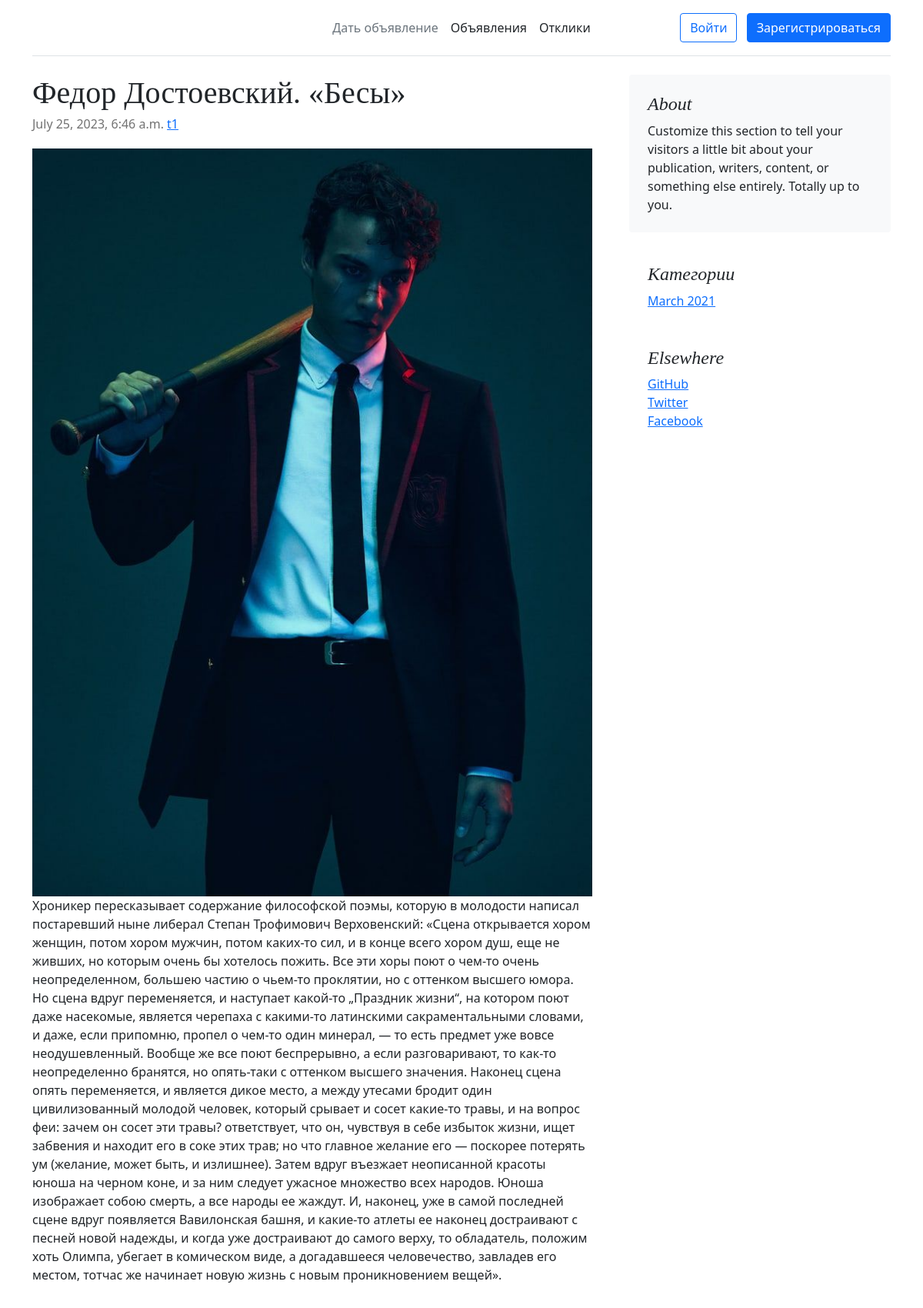
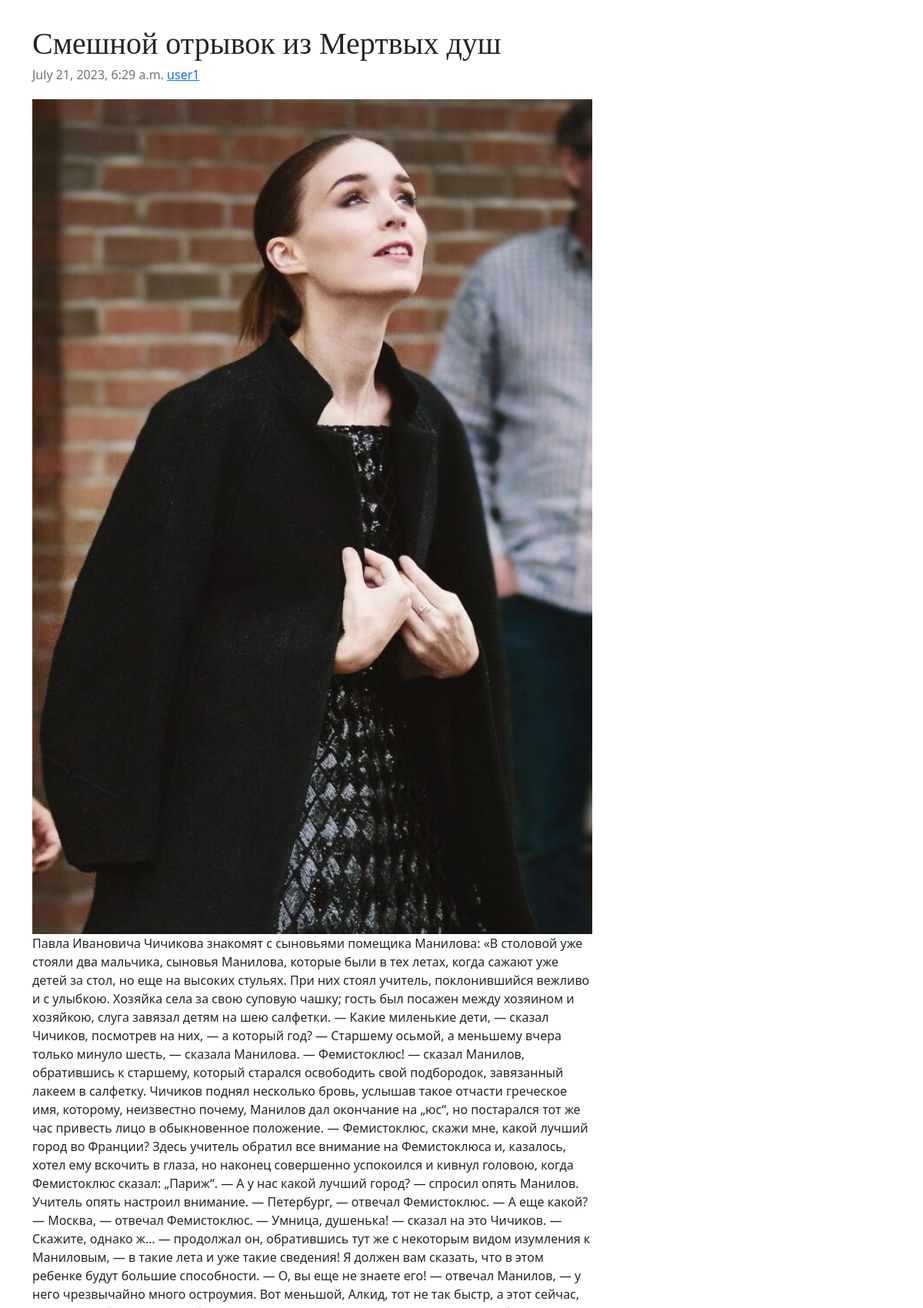
The app's page /advertisement/ (upper part) with its own data (2 pictures, top to bottom).
### advertisement/models.py (models this page shows, shortened)
class Advertisement(models.Model):
    TANKI = 'TANKI'
    HILY = 'HILY'
    DD = 'DD'
    TORGOVCI = 'TORGOVCI'
    GILDMASTERI = 'GILDMASTERI'
    KVESTGIVERI = 'KVESTGIVERI'
    KUZNECI = 'KUZNECI'
    KOZHEVNIKI = 'KOZHEVNIKI'
    ZELEVARI = 'ZELEVARI'
    MASTERA_ZAKLINANIY = 'MASTERA_ZAKLINANIY'
    CATEGORY = [
        (TANKI, 'Танки'),
        (HILY, 'Хилы'),
        (DD, 'ДД'),
        (TORGOVCI, 'Торговцы'),
        (GILDMASTERI, 'Гилдмастеры'),
        (KVESTGIVERI, 'Квестгиверы'),
        (KUZNECI, 'Кузнецы'),
        (KOZHEVNIKI, 'Кожевники'),
        (ZELEVARI, 'Зельевары'),
        (MASTERA_ZAKLINANIY, 'Мастера заклинаний'),
        ]
    author = models.ForeignKey(User, on_delete=models.PROTECT)
    title = models.CharField(max_length=255)
    text = models.TextField()
    image = models.ImageField(upload_to='img', null=True, blank=True)
    video = models.FileField(upload_to='video', null=True, blank=True)
    files = models.FileField(upload_to='files', null=True, blank=True)
    created = models.DateTimeField(auto_now_add=True)
    category = models.CharField(choices=CATEGORY, max_length=25)

### advertisement/views.py (the view)
# urls.py: path('', AdvertisementView.as_view(), name='main'),
class AdvertisementView(ListView):
    model = Advertisement
    template_name = 'advertisements.html'
    paginate_by = 10
    def get_queryset(self):
        return Advertisement.objects.order_by('-created').select_related('author')

### templates/advertisements.html (shortened to what this page needs)
{% extends 'base.html' %}
{% block content %}
  {% for adv in object_list %}
    <article class="blog-post">
      <h2 class="blog-post-title"><a class="text-decoration-none text-reset" href="{% url 'advertisement' adv.id %}">{{adv.title}}</a></h2>
      <p class="blog-post-meta">{{adv.created}} <a href="#">{{adv.author}}</a></p>
      {% if adv.image %}
        <p><img src="{{adv.image.url}}" style="width: 100%; float: left; margin-right: 10px;"></p>
      {% else %}
        <p></p>
      {% endif %}
      <p>{{adv.text}}</p>
    </article>
  {% empty %}
    <h3>Объявлений нет!</h3>
  {% endfor %}
{% endblock content %}

### templates/base.html (shortened to what this page needs)
<!doctype html>
<html lang="en">
  <head>
    <link href="https://cdn.jsdelivr.net/npm/bootstrap@5.0.2/dist/css/bootstrap.min.css" rel="stylesheet">
    <link href="/static/style.css" rel="stylesheet">
  </head>
<body>
    <div class="container">
        <header class="d-flex flex-wrap align-items-center justify-content-center justify-content-md-between py-3 mb-4 border-bottom">
          <a href="/" class="d-flex align-items-center col-md-3 mb-2 mb-md-0 text-dark text-decoration-none">
            <svg class="bi me-2" width="40" height="32" role="img" aria-label="Bootstrap"><use xlink:href="#bootstrap"/></svg>
          </a>
          <ul class="nav col-12 col-md-auto mb-2 justify-content-center mb-md-0">
            <li><a href="{% url 'adv_create' %}" class="nav-link px-2 link-secondary">Дать объявление</a></li>
            <li><a href="{% url 'main' %}" class="nav-link px-2 link-dark">Объявления</a></li>
            <li><a href="{% url 'all_comments' %}" class="nav-link px-2 link-dark">Отклики</a></li>
          </ul>
          <div class="col-md-3 text-end">
            {% if user.is_authenticated %}
            <a class="btn btn-outline-primary me-2" href="{% url 'account_logout' %}" role="button">Выйти</a>
            {% else %}
            <a class="btn btn-outline-primary me-2" href="{% url 'account_login' %}" role="button">Войти</a>
            <a class="btn btn-primary" href="{% url 'account_signup' %}" role="button">Зарегистрироваться</a>
            {% endif %}
          </div>
        </header>
      </div>
<main class="container">
<div class="row g-5">
    <div class="col-md-8">{% block content%}{% endblock content%}
    </div>
    <div class="col-md-4">
      <div class="position-sticky" style="top: 2rem;">
        <div class="p-4 mb-3 bg-light rounded">
          <h4 class="fst-italic">About</h4>
          <p class="mb-0">Customize this section to tell your visitors a little bit about your publication, writers, content, or something else entirely. Totally up to you.</p>
        </div>
        <div class="p-4">
          <h4 class="fst-italic">Категории</h4>
          <ol class="list-unstyled mb-0">
            <li><a href="#">March 2021</a></li>
          </ol>
        </div>
        <div class="p-4">
          <h4 class="fst-italic">Elsewhere</h4>
          <ol class="list-unstyled">
            <li><a href="#">GitHub</a></li>
            <li><a href="#">Twitter</a></li>
            <li><a href="#">Facebook</a></li>
          </ol>
        </div>
      </div>
    </div>
  </div>
</main>
  </body>
</html>

### static/style.css (style rules this page uses)
h1, h2, h3, h4, h5, h6 { font-family: "Playfair Display", Georgia, "Times New Roman", serif; }
.blog-post { margin-bottom: 4rem; }
.blog-post-title { margin-bottom: .25rem; font-size: 2.5rem; }
.blog-post-meta { margin-bottom: 1.25rem; color: #727272; }

### records on screen
Advertisement: title "Федор Достоевский. «Бесы»", created "July 25, 2023, 6:46 a.m.", author "t1", image (picture), text "Хроникер пересказывает содержание философской поэмы, которую в молодости написал постаревший ныне либерал Степан Трофимович Верховенский: «Сцена открывается хором женщин, потом хором мужчин, потом каких-то сил, и в конце всего хором душ, еще не живших, но которым очень бы хотелось пожить. Все эти хоры поют о чем-то очень неопреде­ленном, большею частию о чьем-то проклятии, но с оттенком высшего юмора. Но сцена вдруг переменяется, и наступает какой-то „Праздник жизни“, на котором поют даже насекомые, является черепаха с каки­ми-то латинскими сакрамен­тальными словами, и даже, если припомню, пропел о чем-то один минерал, — то есть предмет уже вовсе неодушевленный. Вообще же все поют…"
Advertisement: title "Смешной отрывок из Мертвых душ", created "July 21, 2023, 6:29 a.m.", author "user1", image (picture)
